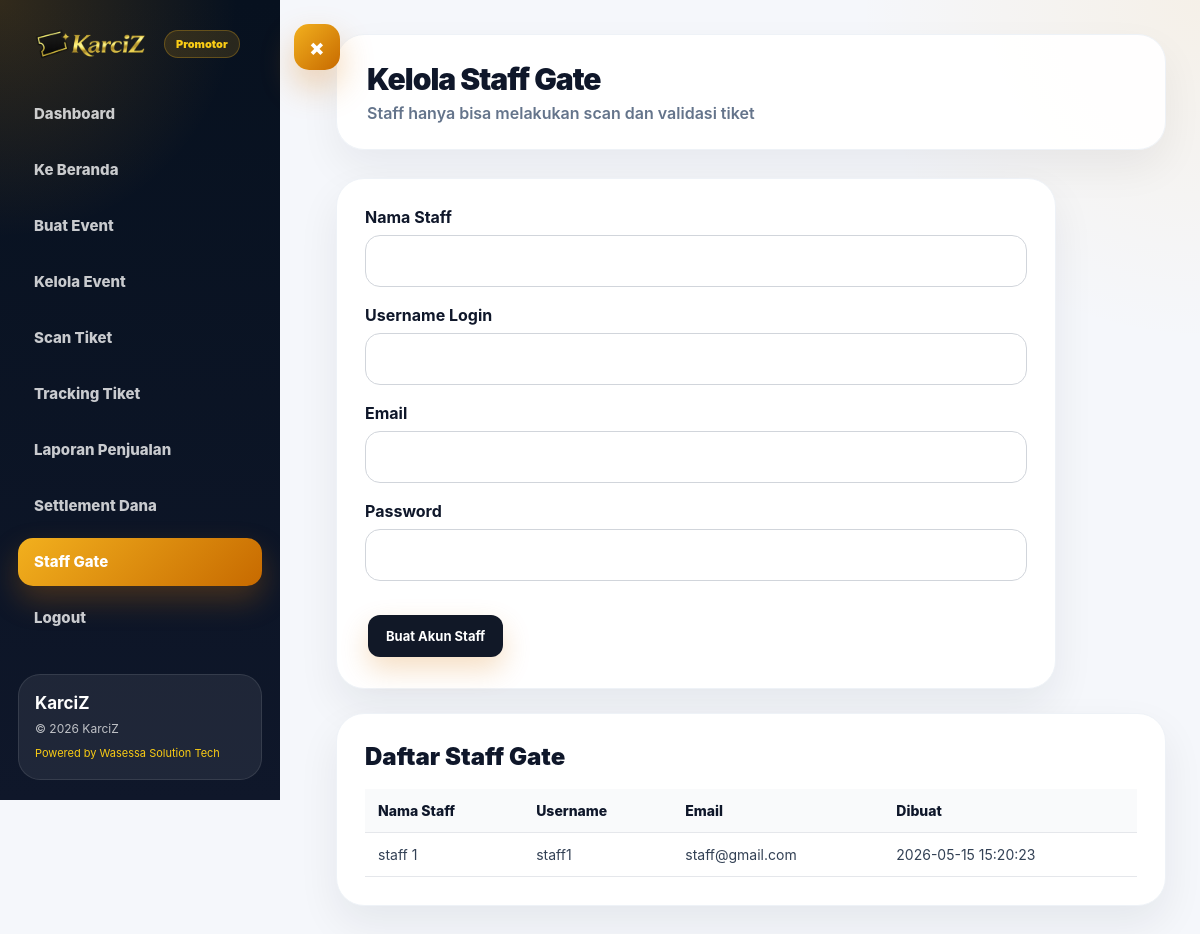
Page /organizer/create-staff.php (signed in) on the committed database.
### tables this page shows
CREATE TABLE `promotor_staff` (
  `id` int(11) NOT NULL,
  `promotor_id` int(11) NOT NULL,
  `user_id` int(11) NOT NULL,
  `nama_staff` varchar(100) NOT NULL,
  `created_at` timestamp NOT NULL DEFAULT current_timestamp()
);

CREATE TABLE `users` (
  `id` int(11) NOT NULL,
  `username` varchar(50) DEFAULT NULL,
  `email` varchar(100) DEFAULT NULL,
  `password` varchar(255) DEFAULT NULL,
  `no_whatsapp` varchar(20) DEFAULT NULL,
  `role` enum('customer','organizer','superadmin','staff_gate') NOT NULL DEFAULT 'customer',
  `created_at` timestamp NOT NULL DEFAULT current_timestamp(),
  `profile_image` varchar(255) DEFAULT NULL,
  `status` enum('pending','approved','rejected') DEFAULT 'pending'
);

### organizer/create-staff.php (the view, shortened to what this page needs)
<?php
include '../config.php';
$username = $_SESSION['user'];
$stmt = $conn->prepare("
    SELECT promotor.id, promotor.nama_brand
    FROM promotor
    JOIN users ON promotor.user_id = users.id
    WHERE users.username = ? AND promotor.status = 'approved'
    LIMIT 1
");
$stmt->bind_param("s", $username);
$stmt->execute();
$promotor = $stmt->get_result()->fetch_assoc();
$promotor_id = $promotor['id'];
$staffs = $conn->prepare("
    SELECT users.username, users.email, promotor_staff.nama_staff, promotor_staff.created_at
    FROM promotor_staff
    JOIN users ON promotor_staff.user_id = users.id
    WHERE promotor_staff.promotor_id = ?
    ORDER BY promotor_staff.created_at DESC
");
$staffs->bind_param("i", $promotor_id);
$staffs->execute();
$list = $staffs->get_result();
?>
<!DOCTYPE html>
<html lang="id">
<head>
    <link rel="stylesheet" href="/Karciz/assets/css/organizer.css?v=10">
    <link rel="stylesheet" href="/Karciz/assets/css/organizer-premium.css?v=1">
</head>
<body>
<div class="organizer-wrapper">
    <?php include 'sidebar.php'; ?>
    <div class="organizer-main">
        <div class="organizer-topbar">
            <div>
                <h3>Kelola Staff Gate</h3>
                <p>Staff hanya bisa melakukan scan dan validasi tiket</p>
            </div>
        </div>
        <div class="form-card">
            <form method="POST">
                <label>Nama Staff</label>
                <input type="text" name="nama_staff" required>
                <label>Username Login</label>
                <input type="text" name="username" required>
                <label>Email</label>
                <input type="email" name="email" required>
                <label>Password</label>
                <input type="password" name="password" required>
                <button type="submit" class="btn-add" style="margin-top:16px;">
                    Buat Akun Staff
                </button>
            </form>
        </div>
        <div class="table-container" style="margin-top:24px;">
            <h3>Daftar Staff Gate</h3>
            <table>
                <thead>
                    <tr>
                        <th>Nama Staff</th>
                        <th>Username</th>
                        <th>Email</th>
                        <th>Dibuat</th>
                    </tr>
                </thead>
                <tbody>
                    <?php if ($list->num_rows > 0): ?>
                        <?php while ($row = $list->fetch_assoc()): ?>
                            <tr>
                                <td><?= htmlspecialchars($row['nama_staff']); ?></td>
                                <td><?= htmlspecialchars($row['username']); ?></td>
                                <td><?= htmlspecialchars($row['email']); ?></td>
                                <td><?= htmlspecialchars($row['created_at']); ?></td>
                            </tr>
                        <?php endwhile; ?>
                    <?php else: ?>
                        <tr>
                            <td colspan="4">Belum ada staff gate.</td>
                        </tr>
                    <?php endif; ?>
                </tbody>
            </table>
        </div>
    </div>
</div>
</body>
</html>

### assets/css/organizer.css (style rules this page uses)
* { margin: 0; padding: 0; box-sizing: border-box; }
body { font-family: 'Segoe UI', Calibri, sans-serif; background: #f4f6f9; color: #111827; }
.organizer-wrapper { display: flex; min-height: 100vh; }
.organizer-main { flex: 1; padding: 28px; }
.organizer-topbar { background: #fff; padding: 18px 22px; border-radius: 16px; box-shadow: 0 8px 24px rgba(0,0,0,0.05); display: flex; justify-content: space-between; align-items: center; margin-bottom: 24px; }
.organizer-topbar h3 { font-size: 24px; }
.form-card { background: #fff; padding: 26px; border-radius: 18px; box-shadow: 0 8px 24px rgba(0,0,0,0.06); max-width: 720px; }
.form-card label { display: block; margin-bottom: 8px; font-weight: 700; }
.form-card input, .form-card textarea, .form-card select { width: 100%; padding: 13px; margin-bottom: 18px; border: 1px solid #d1d5db; border-radius: 12px; outline: none; font-family: inherit; }
.form-card button { background: #111827; color: #fff; border: none; padding: 13px 18px; border-radius: 12px; font-weight: 700; cursor: pointer; }
.table-container { background: #fff; padding: 22px; border-radius: 18px; box-shadow: 0 8px 24px rgba(0,0,0,0.06); overflow-x: auto; }
table { width: 100%; border-collapse: collapse; font-size: 14px; }
table th, table td { padding: 13px; border-bottom: 1px solid #e5e7eb; text-align: left; vertical-align: middle; }
table th { background: #f9fafb; font-weight: 800; }
.btn-add, .btn-view, .btn-edit, .btn-delete { display: inline-block; padding: 8px 11px; border-radius: 8px; text-decoration: none; font-size: 13px; margin: 3px; font-weight: 700; }
.btn-add { background: #111827; color: #fff; }

### assets/css/organizer-premium.css (style rules this page uses)
* { box-sizing: border-box; }
body { margin: 0; background: #f5f7fb; color: #0f172a; font-family: Inter, "Segoe UI", Arial, sans-serif; }
.organizer-wrapper { display: grid; grid-template-columns: 280px 1fr; min-height: 100vh; background: #f5f7fb; }
.organizer-main { padding: 34px; background: radial-gradient(circle at top right, rgba(245, 158, 11, 0.08), transparent 26%), #f5f7fb; }
.organizer-topbar { min-height: 96px; background: rgba(255,255,255,.96); border: 1px solid #eef2f7; border-radius: 28px; padding: 26px 30px; margin-bottom: 28px; box-shadow: 0 18px 42px rgba(15,23,42,.06); display: flex; align-items: center; justify-content: space-between; }
.organizer-topbar h3 { font-size: 30px; font-weight: 900; letter-spacing: -1px; margin: 0 0 6px; }
.organizer-topbar p, .organizer-topbar span { color: #64748b; font-weight: 600; }
.form-card, .table-container, .verify-card { background: #fff; border: 1px solid #eef2f7; border-radius: 28px; padding: 28px; box-shadow: 0 18px 42px rgba(15,23,42,.07); }
.form-card h3, .table-container h3 { font-size: 24px; font-weight: 900; margin-bottom: 18px; }
input, select, textarea { font-family: inherit; }
.form-card input, .form-card select, .form-card textarea, .table-container input, .table-container select { height: 52px; border: 1px solid #d1d5db !important; border-radius: 15px !important; padding: 0 16px !important; outline: none; font-size: 15px; background: #fff; }
.btn-add, .btn-view, .btn-edit, .btn-delete, button { border: none; cursor: pointer; text-decoration: none; font-family: inherit; font-weight: 900; transition: .22s ease; }
.btn-add { display: inline-flex; align-items: center; justify-content: center; padding: 13px 18px; border-radius: 14px; background: linear-gradient(135deg, #f2b01e, #c76a00); color: #fff; box-shadow: 0 12px 28px rgba(217,119,6,.24); }
.table-container { overflow-x: auto; }
table { width: 100%; border-collapse: collapse; min-width: 760px; }
thead { background: #f8fafc; }
th { padding: 16px 14px; text-align: left; font-size: 14px; color: #0f172a; font-weight: 900; border-bottom: 1px solid #e5e7eb; }
td { padding: 16px 14px; border-bottom: 1px solid #eef2f7; color: #334155; font-size: 14px; vertical-align: middle; }
.organizer-wrapper { display: grid; grid-template-columns: 280px 1fr; min-height: 100vh; transition: .28s ease; }
.organizer-main { padding: 34px 34px 34px 56px; }

### rows in the picture
promotor_staff: nama_staff "staff 1", user.username "staff1", user.email "staff@gmail.com", created_at "2026-05-15 15:20:23"
